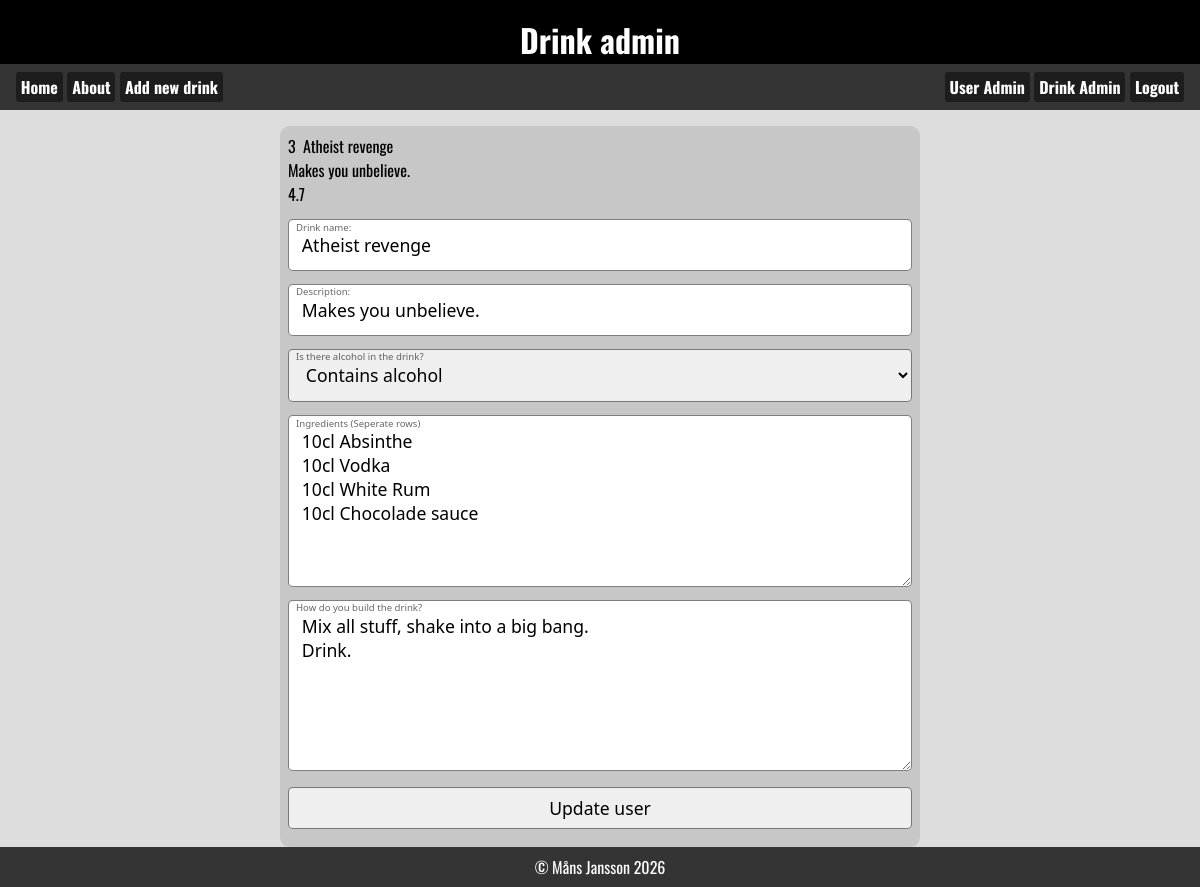
Screenshot of /drinkadmin.php?edit=3 (signed in) with the database file from the repository.
### tables this page shows
CREATE TABLE `tbl_drinks` (
  `id` int(11) NOT NULL,
  `drinkname` varchar(255) NOT NULL,
  `description` varchar(255) NOT NULL,
  `ingredients` text NOT NULL,
  `recipe` text NOT NULL,
  `alcoholic` tinyint(4) NOT NULL,
  `rating` float NOT NULL DEFAULT 3 COMMENT '1-5 is rating possibilities'
);

### drinkadmin.php (the view, shortened to what this page needs)
<!DOCTYPE html>
<?php require_once("asset.php"); ?>
<html lang="en">
<head>
    <link rel="stylesheet" href="style.css">
</head>
<body>
    <header>
        <h1>Drink admin</h1>
    </header>
    <?php require_once("_nav.php"); ?>
    <main>
        <?php  if(isset($_GET['edit'])): ?>
            <?php
                $id=intval($_GET['edit']);
                $sql="SELECT * FROM tbl_drinks WHERE id=$id";
                $result=mysqli_query($conn, $sql);
                $row=mysqli_fetch_assoc($result);
            ?>
        <form action="drinkadmin.php" method="POST">
            <div class="user_data"><?=$id?>&nbsp;&nbsp;<?=$row['drinkname']?><br><?=$row['description']?><br><?=$row['rating']?></div>
            <label for="realname">Drink name:</label>
            <input type="text" name="drinkname" id="drinkname" value="<?=$row['drinkname']?>">
            <label for="desc">Description:</label>
            <input type="text" name="desc" id="desc" value="<?=$row['description']?>">
            <label for="alcoholic">Is there alcohol in the drink?</label>
            <select name="alcoholic">
                <option value="1" <?php if($row['alcoholic']==1){echo "selected";}?>>Contains alcohol</option>
            </select>
            <label for="ingredients">Ingredients (Seperate rows)</label>
            <textarea name="ingredients" rows="6"><?=$row['ingredients']?></textarea>
            <label for="recipe">How do you build the drink?</label>
            <textarea name="recipe" rows="6"><?=$row['recipe']?></textarea>
            <input type="submit" name="btn_edit" value="Update user">
        </form>
        <?php endif;?>
    </main>
    <?php require_once("_footer.php"); ?>
</body>
</html>

### style.css (style rules this page uses)
:root { --clr_back_header:#000; --clr_header:#ffffff; --clr_back_nav:#343434; --clr_back_footer:var(--clr_back_nav); --header_font:"Oswald", sans-serif; --main_bg:#00000022; }
*, *:before, *:after { margin: 0; padding: 0; box-sizing: border-box; }
body { height:100dvh; display:flex; flex-direction: column; font-family: system-ui, sans-serif; }
main { background: var(--main_bg); }
header { background: var(--clr_back_header); color:var(--clr_header); height:4rem; padding: 1rem; font-family: var(--header_font); display: flex; justify-content: center; }
main { flex-grow: 5; display:flex; flex-direction: column; gap:1rem; padding-top: 1rem; font-family: var(--header_font); overflow-y: auto; }
:root { --formborder: rgb(0, 0, 0, .5); --formback: rgb(0, 0, 0, .1); --formlabelcolor: rgb(0, 0, 0, .6) }
form { position: relative; display: flex; flex-direction: column; width: 40rem; padding: .5rem; background: var(--formback); border-radius: .6rem; margin-left: auto; margin-right: auto; }
label { position: relative; top: .9rem; left: .5rem; font: .6rem system-ui; color: var(--formlabelcolor); }
input[type="submit"], input[type="button"], button { margin-top: 1rem; margin-bottom: .6rem; padding: .5rem; }

### rows the page displays
tbl_drinks: drinkname "Atheist revenge", description "Makes you unbelieve.", rating "4.7", desc "Makes you unbelieve.", alcoholic "Contains alcohol", ingredients "10cl Absinthe 10cl Vodka 10cl White Rum 10cl Chocolade sauce", recipe "Mix all stuff, shake into a big bang. Drink."

### other values shown
$id "3"
